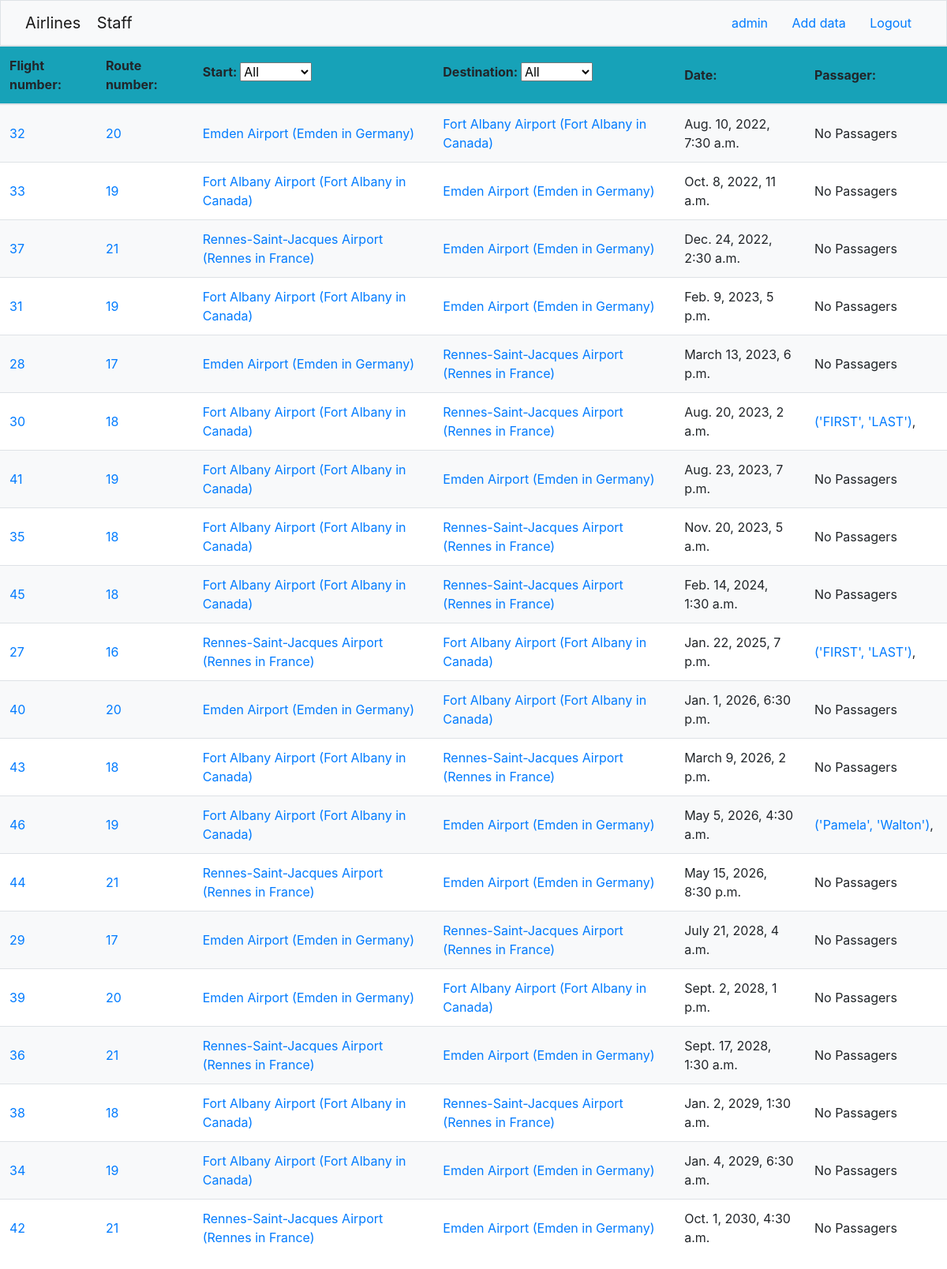
/airline/staff/ (signed in), run on an earlier commit of the app's database.
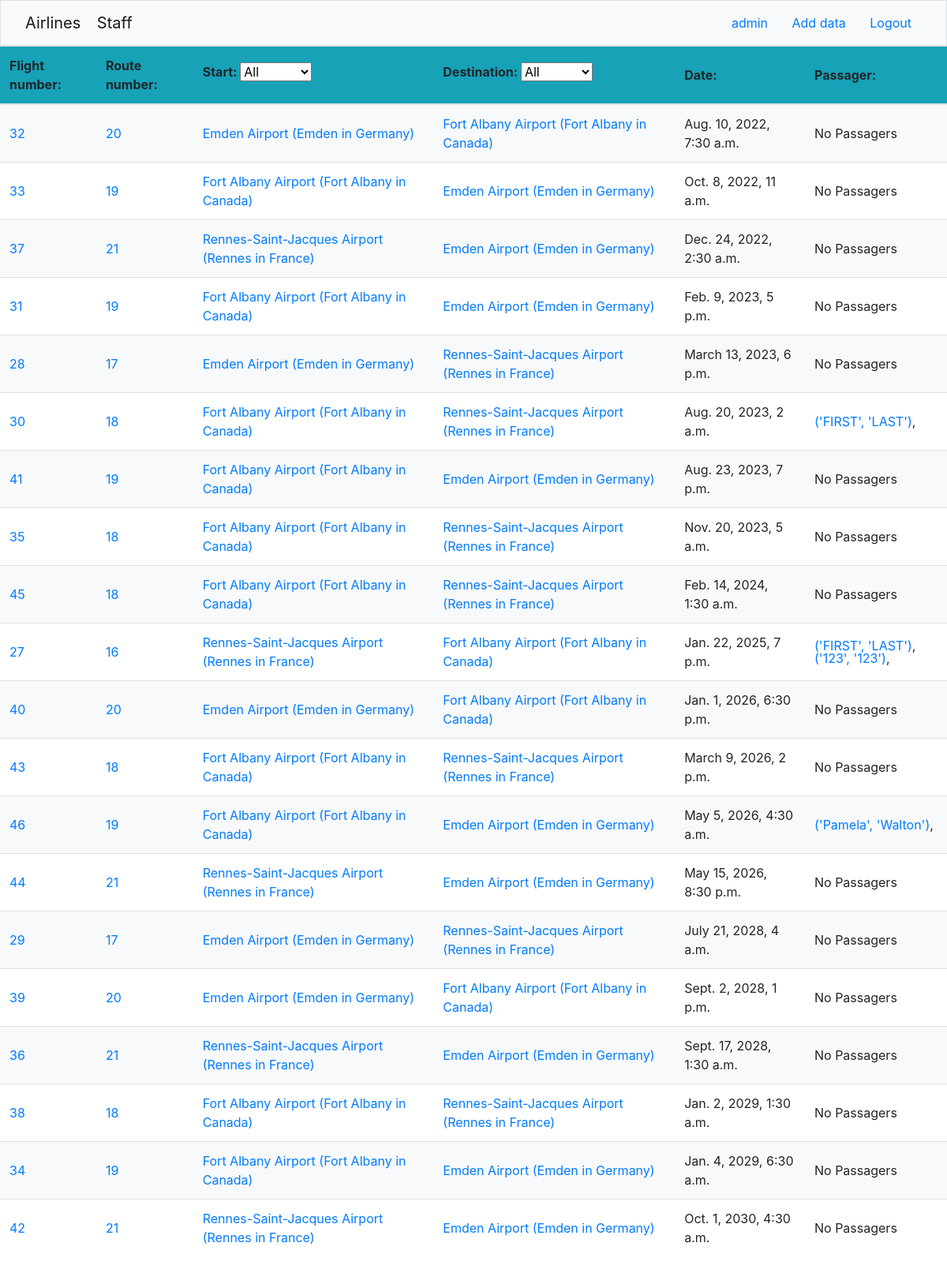
And on a later commit of the database.
### airline/models.py (models this page shows, shortened)
class Flight(models.Model):
    start = models.ForeignKey(
        Airport, on_delete=models.CASCADE, related_name="departure_flights"
    )
    destination = models.ForeignKey(
        Airport, on_delete=models.CASCADE, related_name="arrival_flights"
    )
    date = models.DateTimeField()
    passengers = models.ManyToManyField(
        "Passager", related_name="flight_passager", blank=True
    )

class Route(models.Model):
    start = models.ForeignKey(
        Airport, on_delete=models.CASCADE, related_name="departure_routes"
    )
    destination = models.ForeignKey(
        Airport, on_delete=models.CASCADE, related_name="arrival_routes"
    )
    flights = models.ManyToManyField(Flight, related_name="routes")
    def __str__(self):
        return f"{self.id}"

class Airport(models.Model):
    airport_id = models.IntegerField(primary_key=True)
    name = models.CharField(max_length=100)
    city = models.CharField(max_length=100)
    country = models.CharField(max_length=100)
    latitude = models.FloatField()
    longitude = models.FloatField()
    departures = models.ManyToManyField(
        "Flight", related_name="departure_airports", blank=True
    )
    arrivals = models.ManyToManyField(
        "Flight", related_name="arrival_airports", blank=True
    )
    def __str__(self):
        return f"{self.name}"

class Passager(models.Model):
    user = models.ForeignKey(
        settings.AUTH_USER_MODEL,
        on_delete=models.CASCADE,
        related_name="passager_user",
        blank=True,
        null=True,
    )
    first_name = models.CharField(max_length=20)
    surname = models.CharField(max_length=30)
    flights = models.ManyToManyField(Flight, related_name="passenger_set", blank=True)
    def __str__(self):
        return f"{self.first_name, self.surname}"

### airline/views.py (the view)
# urls.py: path("staff/", views.staff, name="staff"),
def staff(request):
    countries = Airport.objects.values_list("country", flat=True).distinct()
    context = {
        "airport": Airport.objects.all(),
        "passager": Passager.objects.all(),
        "flight": Flight.objects.all().order_by("date"),
        "countries": countries,
    }
    return render(request, template_name="airline/main_staff.html", context=context)

### airline/templates/airline/main_staff.html (shortened to what this page needs)
{% extends "airline/index.html" %}
{% block content %}
{% if user.groups.all.0.name == "Staff" or request.user.is_superuser  %}
    <table class="table" id="table1">
        <thead>
            <tr class="bg-info">
                <th>Flight number: </th>
                <th>Route number: </th>
                <th><label for="start">Start: </label>
                    {% if countries|length > 5 %}
                        <input type="text" id="start" placeholder="Search start country...">
                    {% else %}
                        <select id="start">
                        <option value="">All</option>
                        </select>
                    {% endif %}
                </th>
                <th><label for="destination">Destination: </label>
                    {% if countries|length > 5 %}
                        <input type="text" id="destination" placeholder="Search destination country...">
                    {% else %}
                        <select id="destination">
                        <option value="">All</option>
                        </select>
                    {% endif %}
                </th>
                <th>Date: </th>
                <th>Passager: </th>
            </tr>
        </thead>
        <tbody id="flight-table-body">
            {% if not airport %}
                <form class="form-inline" action="{% url 'airline:upload_airport' %}" method="post">
                    {% csrf_token %}
                    <label for="vol">Enter quantity of Airport to load: (2-250)</label>
                    <input type="number" id="vol" name="vol" min="2" max="250">
                    <button class="btn btn-primary" type="submit">Upload Airport Data</button>
                </form>
            {% else %}
                {% if flight %}
                    {% for fli in flight %}
                    <tr data-start="{{fli.start.country}}" data-destination="{{fli.destination.country}}" data-date="{{fli.date}}">
                        <td><a href="/airline/flight/{{fli.id}}">{{fli.id}}</a>  </td>
                        {% for route in fli.routes.all %}
                            <td><a href="/airline/routes/{{route}}">{{route}}</a></td>
                        {% endfor %}
                        <td><a href="/airline/airport/{{fli.start.airport_id}}">{{fli.start}} ({{fli.start.city}} in {{fli.start.country}})</a></td>
                        <td><a href="/airline/airport/{{fli.destination.airport_id}}">{{fli.destination}} ({{fli.destination.city}} in {{fli.destination.country}})</a></td>
                        <td>{{fli.date}}</td>
                        {% if fli.passengers.all %}
                            <td class="passager-td">
                                {% for passagers in fli.passengers.all %}
                                    {% if forloop.counter <= 5 %}
                                        <a href="/airline/passager/{{passagers.id}}">{{passagers}}</a>,
                                    {% elif forloop.counter == 6 %}
                                        <a href='/airline/flight/{{fli.id}}'> and {{ fli.passengers.all|length|add:-5 }} more...</a>
                                    {% endif %}
                                {% endfor %}
                            </td>
                        {% else %}
                            <td>No Passagers</td>
                        {% endif %}
                    </tr>
                    {% endfor %}
                {% endif %}
            {% endif %}
        </tbody>
    </table>
{% else %}
<h1 class="align-middle text-center"><a href="/airline/"> Sory,you have no permission for this page</a></h1>
{% endif %}
{% endblock %}

What changed in the data, as far as the page shows it:
added Passager: first_name+surname "('123', '123')", shown under Flight "Jan. 22, 2025, 7 p.m."
